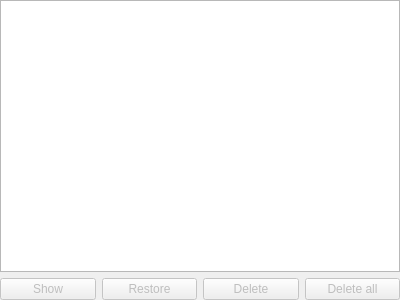
<?xml version="1.0" encoding="UTF-8"?>
<ui version="4.0">
 <class>EditEntryWidgetHistory</class>
 <widget class="QWidget" name="EditEntryWidgetHistory">
  <property name="geometry">
   <rect>
    <x>0</x>
    <y>0</y>
    <width>400</width>
    <height>300</height>
   </rect>
  </property>
  <layout class="QVBoxLayout" name="verticalLayout">
   <property name="leftMargin">
    <number>0</number>
   </property>
   <property name="topMargin">
    <number>0</number>
   </property>
   <property name="rightMargin">
    <number>0</number>
   </property>
   <property name="bottomMargin">
    <number>0</number>
   </property>
   <item>
    <widget class="QTreeView" name="historyView">
     <property name="sortingEnabled">
      <bool>true</bool>
     </property>
    </widget>
   </item>
   <item>
    <layout class="QHBoxLayout" name="horizontalLayout">
     <item>
      <widget class="QPushButton" name="showButton">
       <property name="enabled">
        <bool>false</bool>
       </property>
       <property name="text">
        <string>Show</string>
       </property>
      </widget>
     </item>
     <item>
      <widget class="QPushButton" name="restoreButton">
       <property name="enabled">
        <bool>false</bool>
       </property>
       <property name="text">
        <string>Restore</string>
       </property>
      </widget>
     </item>
     <item>
      <widget class="QPushButton" name="deleteButton">
       <property name="enabled">
        <bool>false</bool>
       </property>
       <property name="text">
        <string>Delete</string>
       </property>
      </widget>
     </item>
     <item>
      <widget class="QPushButton" name="deleteAllButton">
       <property name="enabled">
        <bool>false</bool>
       </property>
       <property name="text">
        <string>Delete all</string>
       </property>
      </widget>
     </item>
    </layout>
   </item>
  </layout>
 </widget>
 <tabstops>
  <tabstop>historyView</tabstop>
  <tabstop>showButton</tabstop>
  <tabstop>restoreButton</tabstop>
  <tabstop>deleteButton</tabstop>
  <tabstop>deleteAllButton</tabstop>
 </tabstops>
 <resources/>
 <connections/>
</ui>
